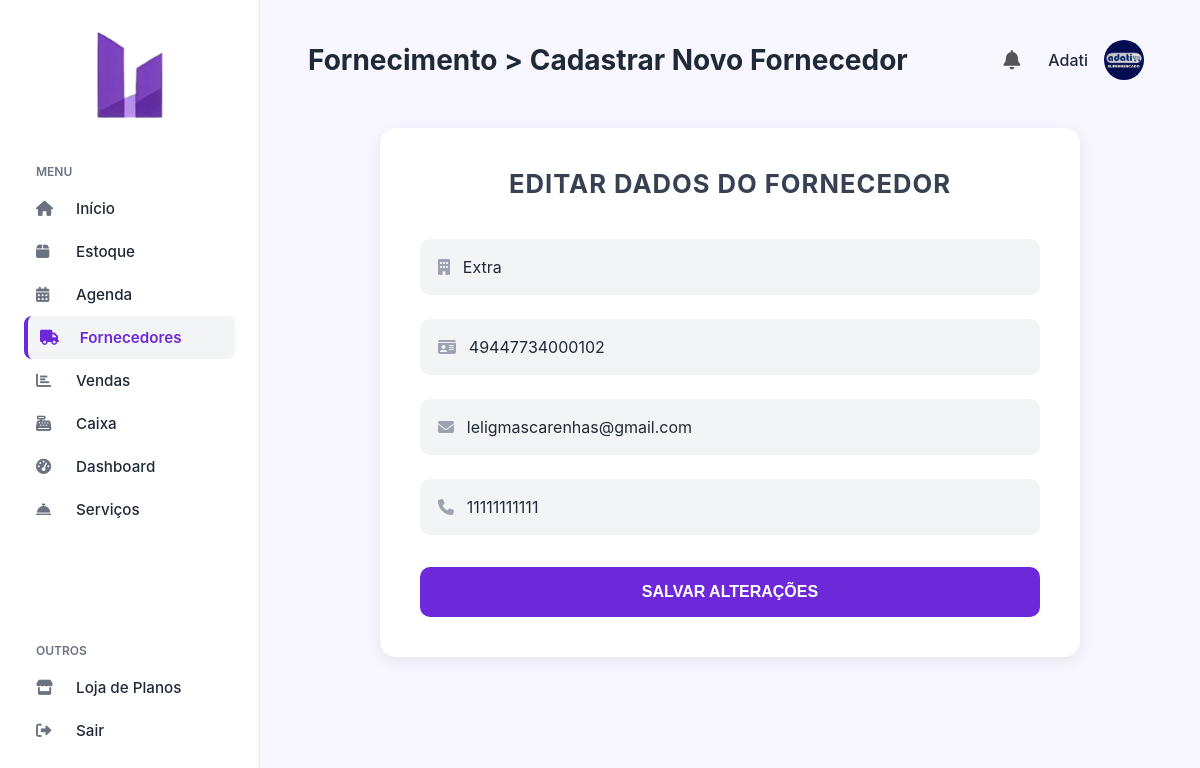
Screenshot of /fornecedor_formulario.php?id=17 (signed in) with the database file from the repository.
### tables this page shows
CREATE TABLE `fornecedores` (
  `id` int(11) NOT NULL,
  `razao_social` varchar(255) NOT NULL,
  `cnpj` varchar(20) NOT NULL,
  `email` varchar(150) DEFAULT NULL,
  `telefone` varchar(20) DEFAULT NULL,
  `senha` varchar(255) DEFAULT NULL,
  `reset_token` varchar(255) DEFAULT NULL,
  `reset_token_expire` datetime DEFAULT NULL,
  `status` varchar(20) NOT NULL DEFAULT 'ativo',
  `profile_pic` varchar(255) DEFAULT NULL COMMENT 'Caminho para a imagem de perfil do fornecedor'
);

### fornecedor_formulario.php (the view, shortened to what this page needs)
<?php
include_once('config.php');
$modo_edicao = false;
$fornecedor_para_editar = [];
if (isset($_GET['id']) && !empty($_GET['id'])) {
    $modo_edicao = true;
    $id = filter_var($_GET['id'], FILTER_VALIDATE_INT);
    $stmt = $pdo->prepare("SELECT * FROM fornecedores WHERE id = :id");
    $stmt->execute([':id' => $id]);
    $fornecedor_para_editar = $stmt->fetch(PDO::FETCH_ASSOC);
}
?>
<!DOCTYPE html>
<html lang="pt-br">
<head>
    <link rel="stylesheet" href="https://cdnjs.cloudflare.com/ajax/libs/font-awesome/6.4.0/css/all.min.css">
    <link rel="stylesheet" href="css/sistema.css">
    <link rel="stylesheet" href="css/formulario_fornecedor.css">
</head>
<body>
    <?php include 'sidebar.php'; ?>
    <main class="main-content">
        <?php include 'header.php'; ?>
        <div class="form-container-figma">
            <h3 class="form-title-figma"><?= $modo_edicao ? 'EDITAR DADOS DO FORNECEDOR' : 'CADASTRAR NOVO FORNECEDOR' ?></h3>
            <form action="processa_fornecedor.php" method="POST">
                <div class="input-group-figma">
                    <i class="fas fa-building"></i>
                    <input type="text" name="razao_social" placeholder="Razão Social" required value="<?= htmlspecialchars($fornecedor_para_editar['razao_social'] ?? '') ?>">
                </div>
                <div class="input-group-figma">
                    <i class="fas fa-id-card"></i>
                    <input type="text" name="cnpj" placeholder="CNPJ" required value="<?= htmlspecialchars($fornecedor_para_editar['cnpj'] ?? '') ?>">
                </div>
                <div class="input-group-figma">
                    <i class="fas fa-envelope"></i>
                    <input type="email" name="email" placeholder="E-mail" value="<?= htmlspecialchars($fornecedor_para_editar['email'] ?? '') ?>">
                </div>
                <div class="input-group-figma">
                    <i class="fas fa-phone"></i>
                    <input type="text" name="telefone" placeholder="Telefone" value="<?= htmlspecialchars($fornecedor_para_editar['telefone'] ?? '') ?>">
                </div>
                <div class="form-actions-figma">
                    <button type="submit" class="btn-figma-primary">
                        <?= $modo_edicao ? 'SALVAR ALTERAÇÕES' : 'CADASTRAR AQUI' ?>
                    </button>
                </div>
            </form>
        </div>
    </main>
</body>
</html>

### css/sistema.css (style rules this page uses)
:root { --primary-bg: #F8F7FF; --sidebar-bg: #FFFFFF; --accent-color: #6D28D9; --accent-color-dark: #4C1D95; --text-color: #1F2937; --text-light: #6B7280; --border-color: #E5E7EB; --card-shadow: 0 4px 6px -1px rgb(0 0 0 / 0.1), 0 2px 4px -2px rgb(0 0 0 / 0.1); }
* { margin: 0; padding: 0; box-sizing: border-box; }
body { font-family: 'Inter', sans-serif; background-color: var(--primary-bg); color: var(--text-color); display: flex; height: 100vh; overflow: hidden; }
.main-content { flex-grow: 1; padding: 2rem 3rem; overflow-y: auto; }

### css/formulario_fornecedor.css (style rules this page uses)
.form-container-figma { background-color: white; padding: 2.5rem; border-radius: 16px; box-shadow: 0 4px 15px rgba(0, 0, 0, 0.08); max-width: 700px; margin: 2.5rem auto; }
.form-title-figma { text-align: center; font-size: 1.6rem; font-weight: 700; color: #374151; margin-bottom: 2.5rem; letter-spacing: 1px; }
.input-group-figma { display: flex; align-items: center; background-color: #F3F4F6; border-radius: 10px; padding: 0 1rem; margin-bottom: 1.5rem; border: 2px solid transparent; transition: all 0.2s ease; }
.input-group-figma i { color: #9CA3AF; font-size: 1rem; margin-right: 0.8rem; }
.input-group-figma input { width: 100%; border: none; background: none; outline: none; padding: 1rem 0; font-size: 1rem; font-family: 'Inter', sans-serif; color: #1F2937; }
.form-actions-figma { text-align: center; margin-top: 2rem; }
.btn-figma-primary { background: #6D28D9; color: white; font-weight: 600; font-size: 1rem; border: none; border-radius: 10px; padding: 1rem 0; width: 100%; cursor: pointer; transition: all 0.2s ease; }

### rows the page displays
fornecedores: razao_social "Extra", cnpj "49447734000102", email "leligmascarenhas@gmail.com", telefone "11111111111"

### other values shown
$titulo_header "Fornecimento > Cadastrar Novo Fornecedor"
$nome_exibicao "Adati"
